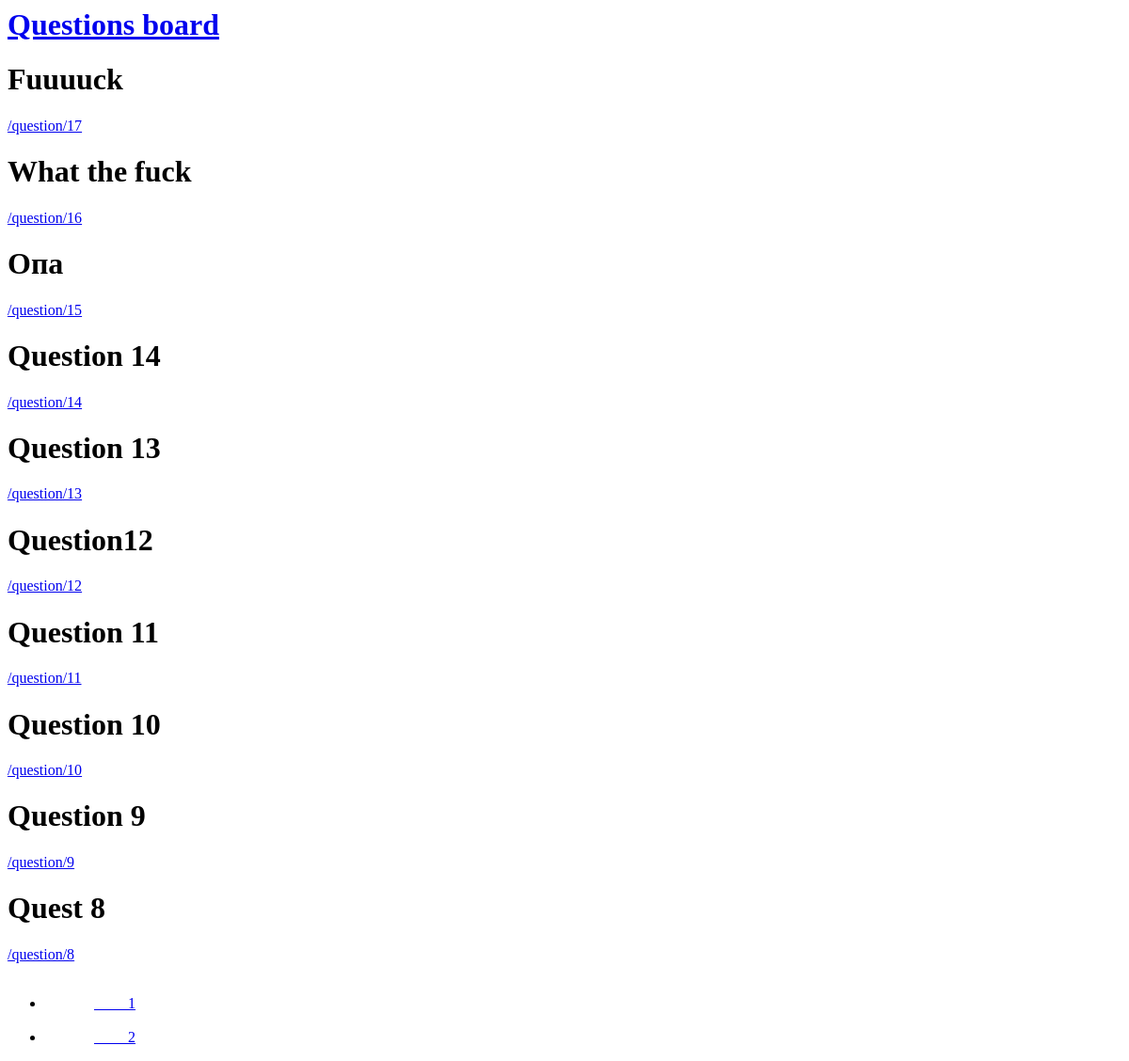
The app's page /, older data.
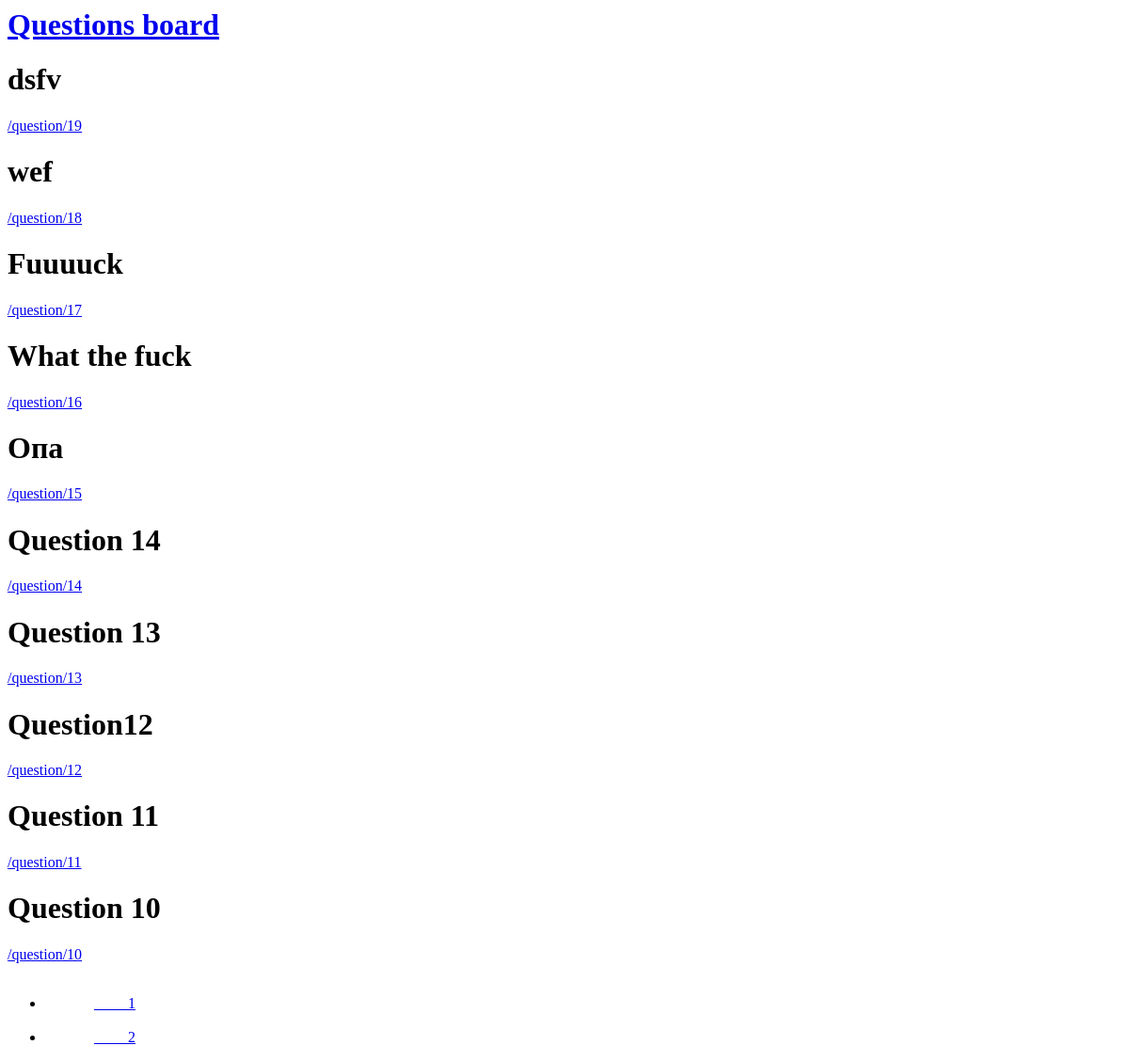
The same page, newer data.
### qa/models.py (models this page shows)
class Question(models.Model):
    objects=QuestionManager()
    title = models.CharField(max_length=255)
    text = models.TextField()
    added_at = models.DateTimeField(null=True, auto_now_add=True)
    rating = models.IntegerField(default=0, null=True)
    author = models.ForeignKey(User, related_name = "+", null=True, blank=True, on_delete=models.SET_NULL)
    likes = models.ManyToManyField(User, blank=True, related_name='question_like_user')
    def get_url(self):
        return "/question/{}".format(self.pk)

### qa/views.py (the view)
# urls.py: path('', views.qa_list, name='qa_list'),
@require_GET
def qa_list(request):
    questions = Question.objects.new()
    limit = request.GET.get('limit', 10)
    page = request.GET.get('page', 1)
    paginator = Paginator(questions, limit)
    paginator.baseurl = '?page='
    page = paginator.page(page)
    return render(request, 'qa/questions_list.html', {
        'questions': page.object_list,
        'paginator': paginator,
        'page': page,
    })

### qa/models.py (called while the page is built)
    def new(self):
        return self.order_by('-added_at')

### qa/templates/qa/questions_list.html
<div>
    <h1><a href="/">Questions board</a></h1>
</div>
{% for question in questions %}
    <div>
        <h1>{{ question.title }}</h1>
        <a href="{% url 'question' pk=question.pk %}">{{ question.get_url }}</a>
    </div>
{% endfor %}
<nav><ul class="pagination">
{% for p in paginator.page_range %}
 {% if p.number == page.number %}
 <li class="active">
 {% else %}
 <li>
 {% endif %}
  <a href="{{ paginator.baseurl }}{{ p }}">
  {{ p }}</a>
</li>
{% endfor %}
</ul></nav>

Row changes from the older to the newer data that the page shows:
no longer on this page (row unchanged): Question: title "Question 9", get_url "/question/9"
no longer on this page (row unchanged): Question: title "Quest 8", get_url "/question/8"
added Question: title "dsfv", get_url "/question/19"
added Question: title "wef", get_url "/question/18"
